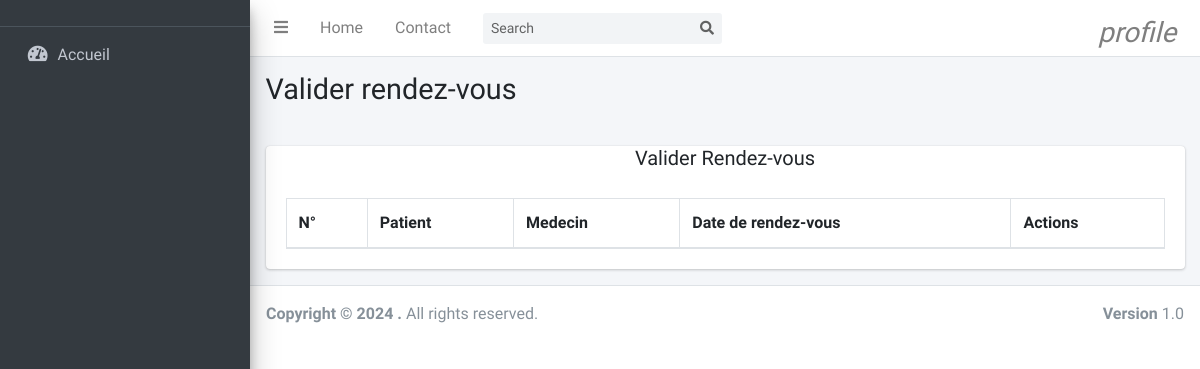
The page /views/afficher-rendez.php on the database as committed earlier.
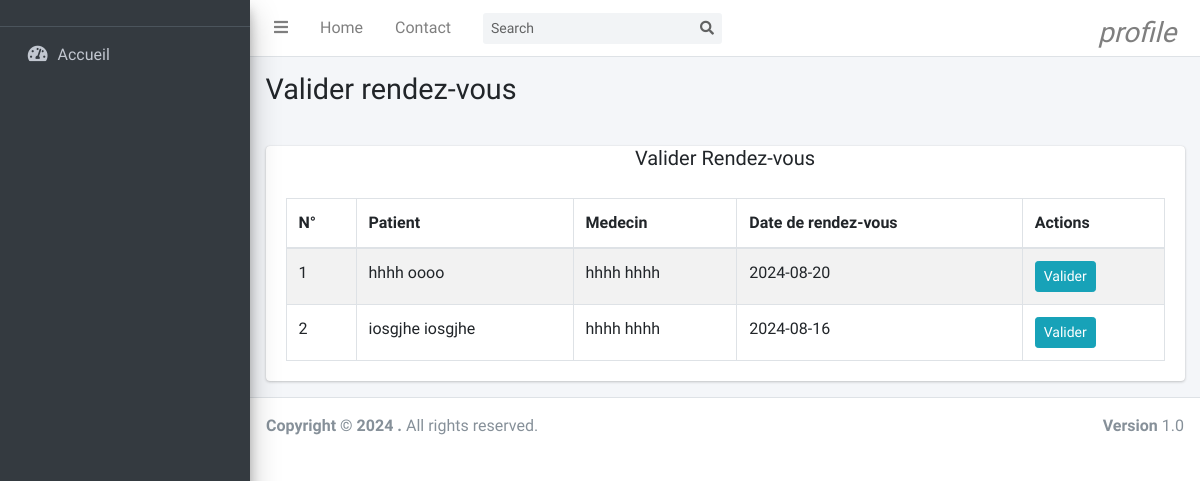
The same page on the database as committed later.
### tables this page shows
CREATE TABLE `patients` (
  `id` int(11) NOT NULL,
  `nom` text NOT NULL,
  `postnom` text NOT NULL,
  `prenom` text NOT NULL,
  `genre` text NOT NULL,
  `telephone` text NOT NULL,
  `adresse` text NOT NULL,
  `pwd` text NOT NULL,
  `supprimer` int(11) NOT NULL
);

CREATE TABLE `medecins` (
  `id` int(11) NOT NULL,
  `nom` text NOT NULL,
  `postnom` text NOT NULL,
  `prenom` text NOT NULL,
  `genre` text NOT NULL,
  `adresse` text NOT NULL,
  `telephone` text NOT NULL,
  `pwd` text NOT NULL,
  `supprimer` int(11) NOT NULL
);

CREATE TABLE `rendez_vous` (
  `id` int(11) NOT NULL,
  `patient` int(11) NOT NULL,
  `medecin` int(11) NOT NULL,
  `date` date NOT NULL,
  `etat` int(11) NOT NULL,
  `supprimer` int(11) NOT NULL
);

### models/select/select-rendez-vous.php (called while the page is built, shortened)
<?php
    if(isset($_GET['search']) && !empty($_GET['search'])){
        $search=$_GET['search'];
        $getData=$connexion->prepare("SELECT * from rendez_vous WHERE supprimer=? AND nom LIKE ? OR postnom LIKE ? OR prenom LIKE ?
        OR genre LIKE ? OR adresse LIKE ? OR telephone LIKE ?");
        $getData->execute([0,  $search."%", $search."%", $search."%", $search."%", $search."%", $search."%"]);
    }
    else{
        $getData=$connexion->prepare("SELECT rendez_vous.id,patients.nom as nom_patient,patients.postnom as postnom_patient,medecins.nom as nom_medecin,medecins.postnom as postnom_medecin,rendez_vous.date as date FROM patients,medecins,rendez_vous WHERE patients.id=rendez_vous.patient AND medecins.id=rendez_vous.medecin AND patients.supprimer=0 AND medecins.supprimer=0 AND rendez_vous.supprimer=0 AND rendez_vous.etat=0");
        $getData->execute();
    }

### views/afficher-rendez.php (the view, shortened to what this page needs)
<?php
    include '../connexion/connexion.php';
    require_once('../models/select/select-rendez-vous.php');
?>
<!DOCTYPE html>
<html lang="en">
<head>
    <?php require_once('style.php'); ?>
</head>
<body>
     <?php require_once('aside.php') ?>
  <div class="content-wrapper">
    <section class="content-header">
      <div class="container-fluid">
        <div class="row mb-2">
          <div class="col-sm-12">
            <h1>Valider rendez-vous</h1>
          </div>
        </div>
      </div>
    </section>
    <section class="content">
      <div class="container-fluid">
        <div class="row">
          <div class="col-md-12">
            <div class="card">
             <h5 class="text-center">Valider Rendez-vous</h5>
            <div class="card-body">
              <table id="example1" class="table table-bordered table-striped">
                <thead>
                <tr>
                  <th>N°</th>
                  <th>Patient</th>
                  <th>Medecin</th>
                  <th>Date de rendez-vous</th>
                  <th>Actions</th>
                </tr>
                </thead>
                <tbody>
                  <?php
                  $n=0;
                  while($recup=$getData->fetch()){
                    $n++;
                  ?>
                <tr>
                  <td><?=$n;?></td>
                  <td><?=$recup["nom_patient"]. " ".$recup["postnom_patient"] ;?></td>
                  <td> <?=$recup["nom_medecin"]. " ".$recup["postnom_medecin"] ;?></td>
                  <td><?=$recup["date"];?></td>
                  <td>
                  <a href='rendez-vous.php?edit=<?=$recup['id'] ?>' class="btn btn-info btn-sm ">Valider</a>
                  </td>
                </tr>
                <?php }?>
              </table>
            </div>
          </div>
          </div>
      </div>
    </section>
  </div>
    <?php require_once('script.php') ?>
</body>
</html>

Rows that differ between the two databases and show on the page:
added patients: nom "hhhh", postnom "oooo", medecins.nom "hhhh", medecins.postnom "hhhh", rendez_vous.date "2024-08-20"
now on this page (row edited): patients: nom "iosgjhe", postnom "iosgjhe", medecins.nom "hhhh", medecins.postnom "hhhh", rendez_vous.date "2024-08-16"
